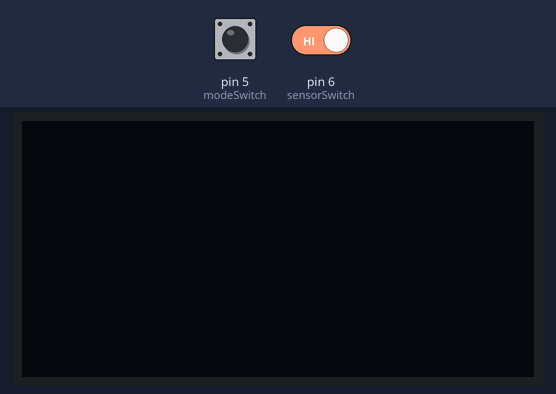
Recording of a sketch running on a simulated Arduino Uno, built with avr-gcc and run on an emulated ATmega328P. On the bench: 128×64 one-colour display. The test bench sets the inputs (shaded band); at power-on: pin 5 (modeSwitch) LOW, pin 6 (sensorSwitch) HIGH. What the sketch prints to the serial monitor is not drawn.

Above: at 1.2 s.
1.3 s: pin 5 (modeSwitch) pulled HIGH for 0.15 s
7.4 s: pin 5 (modeSwitch) pulled HIGH for 1 s
At 8.1 s:
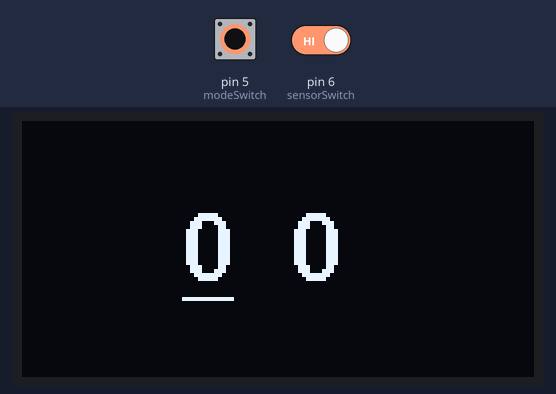
14.4 s: pin 5 (modeSwitch) pulled HIGH for 3.2 s
Timing chart, 0 to 17.4 s (numbered marks = the images above; inputs shaded):
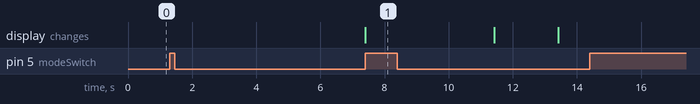

Measured:
- after the input at 1.3 s, every drawn part: stays the same

The sketch:

TestCode_Menu.ino
```cpp
#include <Arduino.h>
#include <U8g2lib.h>


/***** << OLED library: u8g2 >> *****/
#ifdef U8X8_HAVE_HW_SPI
#include <SPI.h>
#endif
#ifdef U8X8_HAVE_HW_I2C
#include <Wire.h>
#endif

//U8G2_SSD1306_128X64_NONAME_1_HW_I2C u8g2(U8G2_R0, /* reset=*/ U8X8_PIN_NONE);
U8G2_SH1106_128X64_NONAME_1_HW_I2C u8g2(U8G2_R0, /* reset=*/ U8X8_PIN_NONE);

#define sensorSwitch 6
#define modulePower 14
#define modeSwitch 5

String _fw = "Ver 2.1.a";

//表單用變數
int menu_oled_interval_ms = 500;            //OLED更新間隔
int menu_oled_current_ms;                   //紀錄上次OLED更新時間，若超過menu_oled_interval_ms便更新
int change_option_num_ms = 100;             //按鈕觸發增加選項數字的時間
int next_option_ms = 1000;                  //按鈕觸發選擇下一個選項數字的時間
int confirm_option_ms = 3000;               //按鈕觸發確認當前選項數字的時間
uint8_t menu_option_num[] = {0, 0};         //儲存選項數字的陣列
bool menu_index = 0;                        //處存目前正在更改哪個選項數字
String menu_oled_str;                       //儲存OLED顯示字串

//使OLED顯示目前的選項00~99
void OLED_menu(bool force = false)
{
  if( (menu_oled_current_ms < millis() - menu_oled_interval_ms) || force)
  {
    menu_oled_current_ms = millis();
    u8g2.setPowerSave(0);
    menu_oled_str = String( menu_option_num[0] ) + "  " + String( menu_option_num[1]);    //將選項數字轉為字串並相連

    //顯示幕前選項數字以及正在更改哪個數字
    u8g2.firstPage();
    do {
      u8g2.setFont(u8g2_font_fub17_tn);
      u8g2.drawStr(40, 40, menu_oled_str.c_str());
      if(menu_index == 0) u8g2.drawLine(40, 44, 52, 44);
      else u8g2.drawLine(67, 44, 79, 44);
    } while ( u8g2.nextPage() );
  }
}

//計算按鈕按下時間
float pull_time(uint8_t pin, int _limit)
{
  bool _virutal_button = false;             // 紀錄按鈕狀態用
  int _while_i = 0;                         // 中斷while用
  unsigned long _push_time = 0;             // 按下時的時間(暫存)
  float _duration_time = 0;                 // 總經歷秒數
  bool _btn_state = digitalRead(pin);       // 確認按鈕有沒有被按下

  for (int _i = 0 ; _i < 2; _i++) {         //  跑兩遍，第一遍用來確認按鈕狀態，第二遍用來結算時間
    if (_btn_state) {                       // 按鈕被按下的話，確認虛擬按鈕的狀態
      _virutal_button = true;               // 按下虛擬按鈕
      _push_time = millis();                // 紀錄按下開始時間(millisecond)

      while (_btn_state) {                                                 // 當按鈕被按下時進入while迴圈，超過_limit秒數(*10ms)後自動中斷
        if (_while_i < _limit * 100)  _btn_state = digitalRead(pin);        // 用while停住程式，並持續更新按鈕狀態
        else {
          _btn_state = false;                                              // 跳出前先把按鈕狀態關掉，避免再次進入while
        }
        delay(10);
        _while_i++;
      } // end of while (按鈕確認)

    }
    else {                           // 按鈕彈起時，結算按住時間
      if (_virutal_button) {         // 如果是按鈕彈起後還沒更新虛擬按鈕，結算時間
        _duration_time = (millis() - _push_time);
      }
    }
  }
  return _duration_time;
}

//測試函式一
void print1(){
  Serial.println("1");
}

//測試函式二
void print2(){
  Serial.println("2");
}

//測試函式三
void print3(){
  Serial.println("3");
}

//無用函式
void def(){}


/*函式指標陣列，我認為這個不錯，因為可以非常方便的增加要用的函式進去
 *不用更改其他東西，直接把函式名稱放在希望對應的數字位置就可以
 *然而這種方法不好傳遞變數*/

void (*menu[10][10])() =
{
  {print1, print2, print3,    def,    def,    def,    def,    def,    def,    def},
  {print3, print2, print1,    def,    def,    def,    def,    def,    def,    def},
  {print2, print1, print3,    def,    def,    def,    def,    def,    def,    def},
  {   def,    def,    def,    def,    def,    def,    def,    def,    def,    def},
  {   def,    def,    def,    def,    def,    def, print1, print2,    def,    def},
  {   def,    def,    def,    def,    def,    def,    def,    def,    def,    def},
  {   def,    def,    def,    def,    def,    def,    def,    def,    def,    def},
  {   def,    def, print2, print3,    def,    def,    def,    def,    def,    def},
  {   def,    def,    def,    def,    def,    def,    def, print1, print3,    def},
  {   def,    def,    def,    def,    def,    def,    def,    def,    def,    def},
};

//按鈕按下時間，學長寫的
void button_processer(float _button_time)
{
   // 100 < _button_time < 1000 的時候，menu[i+1][j]
  if( _button_time > change_option_num_ms && _button_time < next_option_ms )
  {
    menu_option_num[ menu_index ] += 1;
    menu_option_num[ menu_index ] %= 10;
  }

  // 1000 < _button_time < 3000 的時候，menu[i][j+1]
  if( _button_time > next_option_ms && _button_time < confirm_option_ms)
  {
    // 切換 menu_index
    menu_index ^= 1;
  }

  // 1000 < _button_time > 3000 的時候，執行menu[i][j]
  if( _button_time > confirm_option_ms)
  {
    u8g2.setPowerSave(1);
    menu[menu_option_num[0]][ menu_option_num[1]]();
    delay(2000);
  }
}

void setup(void)
{
  Serial.begin(9600);
  digitalWrite(modulePower, HIGH);
  pinMode(sensorSwitch, INPUT_PULLUP);
  pinMode(modulePower, OUTPUT);
  pinMode(modeSwitch, INPUT);
  u8g2.begin();
  u8g2.setFlipMode(0);
}

void loop(void)
{

  //Check mode. 1: setting mode, 2: analysis mode
  if(digitalRead( modeSwitch ))
  {
    float button_time = pull_time(sensorSwitch, 4);   //計算按下時間
    button_processer( button_time );                  //決定動作
    OLED_menu();                                      //更改螢幕
  } else {
    //監測模式，若modeSwitch關閉則開始監測
  }
}
```
